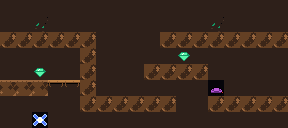

This is a level from a 2D game, rendered from its Tiled map with the project's own tilesets. A one-line summary and the complete map file follow:
An orthogonal 18x8 tile map with 16x16 px tiles, 1 tile layer (Tiles).

<map version="1.10" tiledversion="1.11.2" orientation="orthogonal" renderorder="right-down" width="18" height="8" tilewidth="16" tileheight="16" infinite="0" nextlayerid="4" nextobjectid="1">
  <properties>
    <property name="tier" value="1" type="int" />
    <property name="name" value="chunk10" />
  </properties>
  <tileset firstgid="1" source="../cells.tsx" />
  <layer id="1" name="Tiles" width="18" height="8">
    <data encoding="csv">
1,1,1,1,1,1,1,1,1,1,1,1,1,1,1,1,1,1,
1,1,14,1,1,1,1,1,1,1,1,1,1,14,1,1,1,1,
2,2,2,2,2,2,1,1,1,1,2,2,2,2,2,2,2,2,
1,1,1,1,1,2,1,1,1,1,1,8,1,1,1,1,1,1,
1,1,7,1,1,2,1,1,1,2,2,2,2,1,1,1,1,1,
3,3,3,4,4,2,1,1,1,1,1,1,1,11,1,1,1,1,
1,1,1,1,1,2,2,2,2,2,2,1,1,2,2,2,2,2,
1,1,12,1,1,1,1,1,1,1,1,1,1,1,1,1,1,1
</data>
  </layer>
</map>
